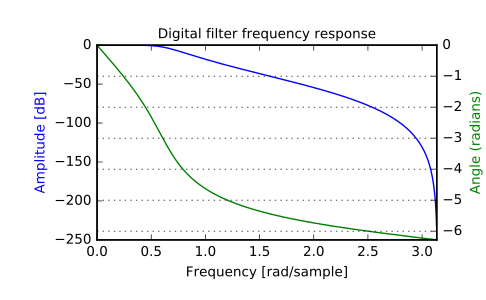

Recreate this plot in Python.
from scipy import signal
z, p, k = signal.butter(4, 0.2, output='zpk')
w, h = signal.freqz_zpk(z, p, k)

import matplotlib.pyplot as plt
fig = plt.figure()
plt.title('Digital filter frequency response')
ax1 = fig.add_subplot(111)

plt.plot(w, 20 * np.log10(abs(h)), 'b')
plt.ylabel('Amplitude [dB]', color='b')
plt.xlabel('Frequency [rad/sample]')

ax2 = ax1.twinx()
angles = np.unwrap(np.angle(h))
plt.plot(w, angles, 'g')
plt.ylabel('Angle (radians)', color='g')
plt.grid()
plt.axis('tight')
plt.show()
